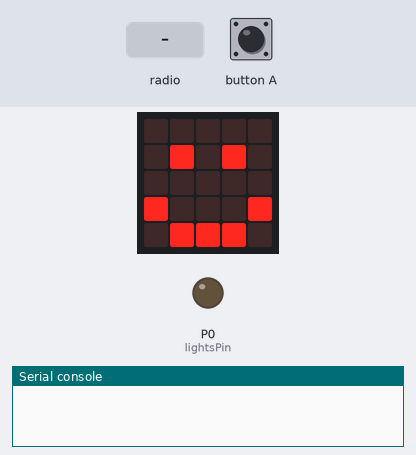
This program was run on a simulated BBC micro:bit (MakeCode). Shown: the board's 5×5 LED display, output pins drawn as LEDs (lit = HIGH), the last lines printed to the serial console. The test bench sets the inputs (shaded band). A reset restarts the program; no radio messages arrive unless stated (any console line starting 'radio sent:' is added by the test bench).

Above: at 1.8 s.
1.9 s: radio message "Lys av" arrives
At 2.7 s:
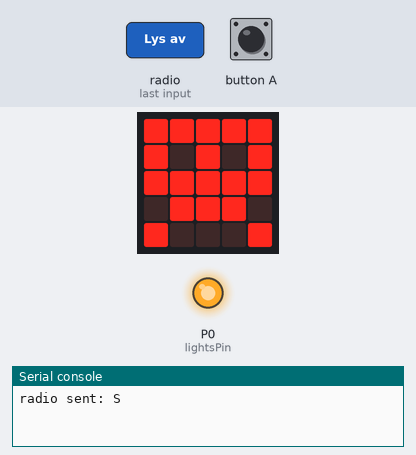
At 3.8 s:
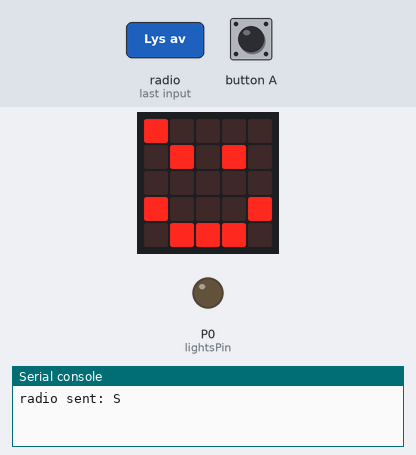
4.5 s: button A pressed for 0.15 s
At 5.5 s:
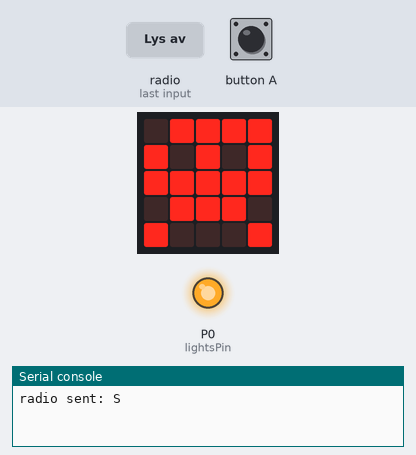
7.2 s: radio message "reset" arrives
Timing chart, 0 to 10.2 s (numbered marks = the images above; inputs shaded):
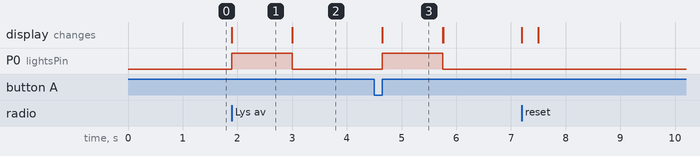

The program:

main.ts
```typescript
input.onButtonPressed(Button.A, function () {
    activateLights()
})
function win () {
    radio.sendString("S")
}
radio.onReceivedString(function (receivedString) {
    if (receivedString == "Lys på") {
        activateLights()
        lightsOnTime = input.runningTime()
    } else if (receivedString == "Lys av") {
        win()
        activateLights()
    } else if (receivedString == "reset") {
        control.reset()
    }
})
function activateLights () {
    lightsOn = !(lightsOn)
    lightsOnTime = input.runningTime()
    pins.digitalWritePin(lightsPin, 1)
led.toggleAll();
basic.pause(onDuration)
    led.toggleAll();
pins.digitalWritePin(lightsPin, 0)
}
let lightsOn = false
let lightsOnTime = 0
let onDuration = 0
let turbineIsRunning = false
let turbineOnTime = 0
radio.setGroup(6)
basic.showIcon(IconNames.Happy)
// 15 sec timeout
let turbineTimeout = 15000
let lightsOnTimeout = 10000
onDuration = 1100
let lightsPin = DigitalPin.P0
basic.forever(function () {
    if (lightsOn) {
        led.plot(0, 0)
        if (input.runningTime() > lightsOnTime + lightsOnTimeout) {
            activateLights()
        }
    } else {
        led.unplot(0, 0)
    }
})
```

test.ts
```typescript
// testene settes inn her; disse vil ikke kompilert så lenge denne pakken blir brukt som en utvidelse.
```

Measured:
- after the input at 1.9 s, P0 (lightsPin): LOW → HIGH at once, → LOW 1.1 s later; the display: changes at once (image 1)
- after the input at 4.5 s, P0 (lightsPin): LOW → HIGH after 0.15 s, → LOW 1.1 s later; the display: changes after 0.15 s (image 3)
- what the display in image 1 shows lasts 1.1 s, from 1.9 s to 3.0 s
